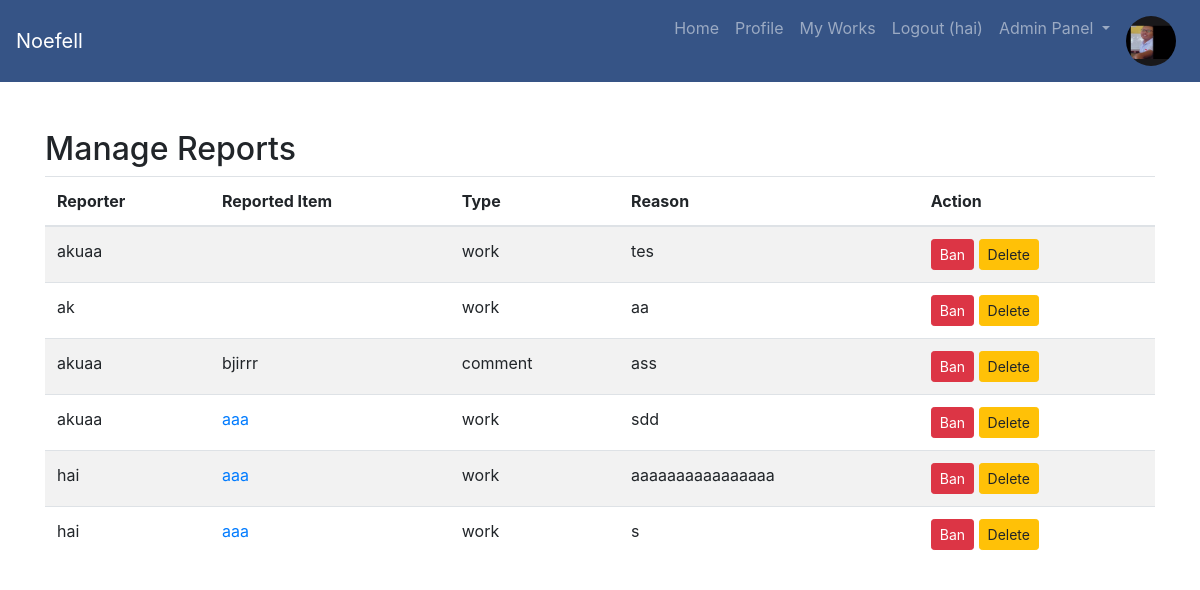
The page /admin/manage_reports.php (signed in) on the database its author committed.
### tables this page shows
CREATE TABLE `users` (
  `id` int(11) NOT NULL,
  `username` varchar(100) NOT NULL,
  `password` varchar(255) NOT NULL,
  `email` varchar(100) NOT NULL,
  `profile_picture` varchar(255) DEFAULT NULL,
  `bio` text DEFAULT NULL,
  `role` enum('admin','user') NOT NULL DEFAULT 'user',
  `created_at` datetime DEFAULT current_timestamp(),
  `updated_at` datetime DEFAULT current_timestamp() ON UPDATE current_timestamp(),
  `banned_until` datetime DEFAULT NULL,
  `ban_reason` varchar(255) DEFAULT NULL
);

CREATE TABLE `reports` (
  `id` int(11) NOT NULL,
  `reported_id` int(11) DEFAULT NULL,
  `report_type` enum('work','comment') NOT NULL,
  `reported_user_id` int(11) DEFAULT NULL,
  `reporter_id` int(11) DEFAULT NULL,
  `reason` varchar(255) DEFAULT NULL,
  `reported_at` timestamp NOT NULL DEFAULT current_timestamp(),
  `status` enum('pending','resolved','banned') DEFAULT 'pending'
);

### admin/manage_reports.php (the view, shortened to what this page needs)
<?php
require '../config/database.php';
require '../includes/navbar_admin.php';
$query = "SELECT r.*, u.username AS reporter_name,
          (CASE r.report_type
           WHEN 'work' THEN w.title
           WHEN 'comment' THEN c.content
           END) AS reported_item,
          (CASE r.report_type
           WHEN 'work' THEN w.author_id
           WHEN 'comment' THEN c.user_id
           END) AS reported_user_id,
          r.report_type, r.reported_id
          FROM reports r
          LEFT JOIN users u ON r.reporter_id = u.id
          LEFT JOIN works w ON r.report_type = 'work' AND r.reported_id = w.id
          LEFT JOIN comments c ON r.report_type = 'comment' AND r.reported_id = c.id
          ORDER BY r.reported_at DESC";
$result = $conn->query($query);
?>
<!DOCTYPE html>
<html lang="en">
<head>
    <link href="https://stackpath.bootstrapcdn.com/bootstrap/4.5.2/css/bootstrap.min.css" rel="stylesheet">
</head>
<body>
    <div class="container mt-5">
        <h2>Manage Reports</h2>
        <table class="table table-striped">
            <thead>
                <tr>
                    <th>Reporter</th>
                    <th>Reported Item</th>
                    <th>Type</th>
                    <th>Reason</th>
                    <th>Action</th>
                </tr>
            </thead>
            <tbody>
                <?php while ($report = $result->fetch_assoc()): ?>
                    <tr>
                        <td><?php echo htmlspecialchars($report['reporter_name']); ?></td>
                        <td>
                            <?php if ($report['report_type'] === 'work'): ?>
                                <a href="../view_work.php?work_id=<?php echo $report['reported_id']; ?>" target="_blank">
                                    <?php echo htmlspecialchars($report['reported_item']); ?>
                                </a>
                            <?php else: ?>
                                <?php echo htmlspecialchars($report['reported_item']); ?>
                            <?php endif; ?>
                        </td>
                        <td><?php echo htmlspecialchars($report['report_type']); ?></td>
                        <td><?php echo htmlspecialchars($report['reason']); ?></td>
                        <td>
                            <button class="btn btn-danger btn-sm" data-toggle="modal" data-target="#banModal"
                                    data-user-id="<?php echo $report['reported_user_id']; ?>"
                                    data-report-location="<?php echo ($report['report_type'] === 'work') ? 'Work: ' . htmlspecialchars($report['reported_item']) : 'Comment'; ?>">
                                Ban
                            </button>
                            <button class="btn btn-warning btn-sm" data-toggle="modal" data-target="#deleteModal"
                                    data-item-id="<?php echo $report['reported_id']; ?>"
                                    data-item-type="<?php echo $report['report_type']; ?>">
                                Delete
                            </button>
                        </td>
                    </tr>
                <?php endwhile; ?>
            </tbody>
        </table>
    </div>
</body>
</html>

### includes/navbar_admin.php (shortened to what this page needs)
<?php
require '../config/database.php';
$user = null;
$isAdmin = false;
if (isset($_SESSION['user_id'])) {
    $userId = $_SESSION['user_id'];
    $query = "SELECT * FROM Users WHERE id = ?";
    $stmt = $conn->prepare($query);
    $stmt->bind_param("i", $userId);
    $stmt->execute();
    $result = $stmt->get_result();
    $user = $result->fetch_assoc();
    if (isset($user['role']) && $user['role'] === 'admin') {
        $isAdmin = true;
    }
}
?>
<!DOCTYPE html>
<html lang="en">
<head>
    <link rel="stylesheet" href="../includes/style.css">
    <link rel="stylesheet" href="https://stackpath.bootstrapcdn.com/bootstrap/4.3.1/css/bootstrap.min.css">
    <link rel="stylesheet" href="https://stackpath.bootstrapcdn.com/bootstrap/4.3.1/css/bootstrap.min.css">
</head>
<body>
<nav class="navbar navbar-expand-lg navbar-dark">
  <a class="navbar-brand" href="../index.php">Noefell</a>
  <div class="collapse navbar-collapse" id="navbarNav">
    <ul class="navbar-nav ml-auto">
      <li class="nav-item">
        <a class="nav-link" href="../index.php">Home</a>
      </li>
      <?php if ($user): ?>
        <li class="nav-item">
          <a class="nav-link" href="../profile.php">Profile</a>
        </li>
        <li class="nav-item">
          <a class="nav-link" href="../user_works.php">My Works</a>
        </li>
        <li class="nav-item">
          <a class="nav-link" href="../logout.php">Logout (<?php echo htmlspecialchars($user['username']); ?>)</a>
        </li>
  <?php if ($isAdmin): ?>
          <li class="nav-item dropdown">
          <a class="nav-link dropdown-toggle" href="#" id="adminMenu" role="button" data-toggle="dropdown" aria-haspopup="true" aria-expanded="false">
          Admin Panel
            </a>
          </li>
        <?php endif; ?>
        <li class="nav-item">
          <a class="nav-link" href="../profile.php">
            <img src="../uploads/<?php echo htmlspecialchars($user['profile_picture'] ?: 'default_profile.jpg'); ?>" alt="Profile Picture" style="width:50px;height:50px;border-radius:50%;">
          </a>
        </li>
      <?php endif; ?>
    </ul>
  </div>
</nav>
</body>

### includes/style.css (style rules this page uses)
html, body { height: 100%; margin: 0; display: flex; flex-direction: column; }
.container { flex: 1; }
.navbar { background-color: #365486; }

### rows shown on the page
users: username "hai", profile_picture (picture)
reports: reporter.username "akuaa", report_type "work", reason "tes"
reports: reporter.username "ak", report_type "work", reason "aa"
reports: reporter.username "akuaa", reported_item "bjirrr", report_type "comment", reason "ass"
reports: reporter.username "akuaa", reported_item "aaa", report_type "work", reason "sdd"
reports: reporter.username "hai", reported_item "aaa", report_type "work", reason "aaaaaaaaaaaaaaaa"
reports: reporter.username "hai", reported_item "aaa", report_type "work", reason "s"
